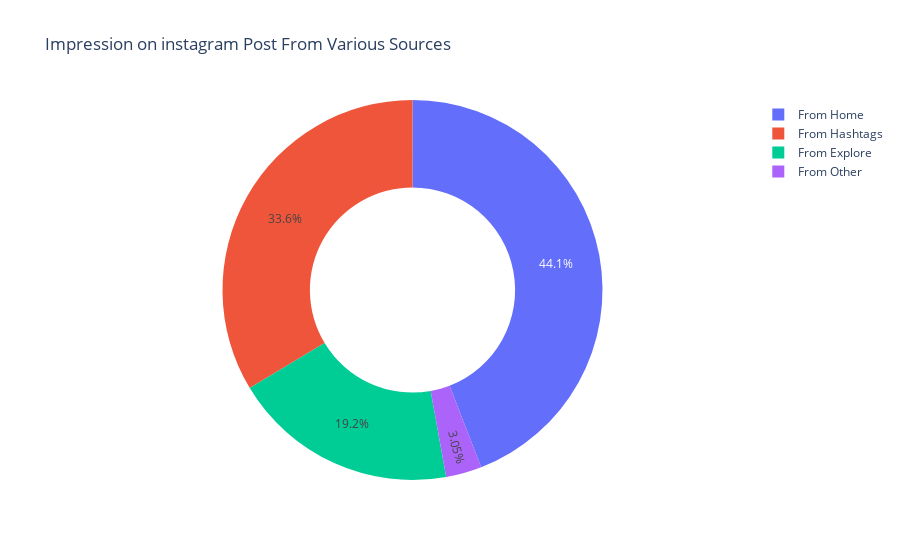

Notebook cell for this chart:
### Code cell
home=i_data["From Home"].sum()
hashtags=i_data["From Hashtags"].sum()
explor=i_data["From Explore"].sum()
other=i_data["From Other"].sum()

lable=['From Home','From Hashtags','From Explore','From Other']
value=[home,hashtags,explor,other]

fig=px.pie(i_data,values=value,names=lable,title='Impression on instagram Post From Various Sources',hole=0.54)
fig.show()

### Figure 1 — Plotly figure (JSON) as saved in the notebook; plotly's stock layout.template omitted (floating-point values rounded to 4 significant figures)
{"data": [{"domain": {"x": [0, 1], "y": [0, 1]}, "hole": 0.54, "hovertemplate": "label=%{label}<br>value=%{value}<extra></extra>", "labels": ["From Home", "From Hashtags", "From Explore", "From Other"], "legendgroup": "", "name": "", "showlegend": true, "type": "pie", "values": [294619, 224614, 128294, 20360]}], "layout": {"autosize": true, "legend": {"tracegroupgap": 0}, "title": {"text": "Impression on instagram Post From Various Sources"}}}
